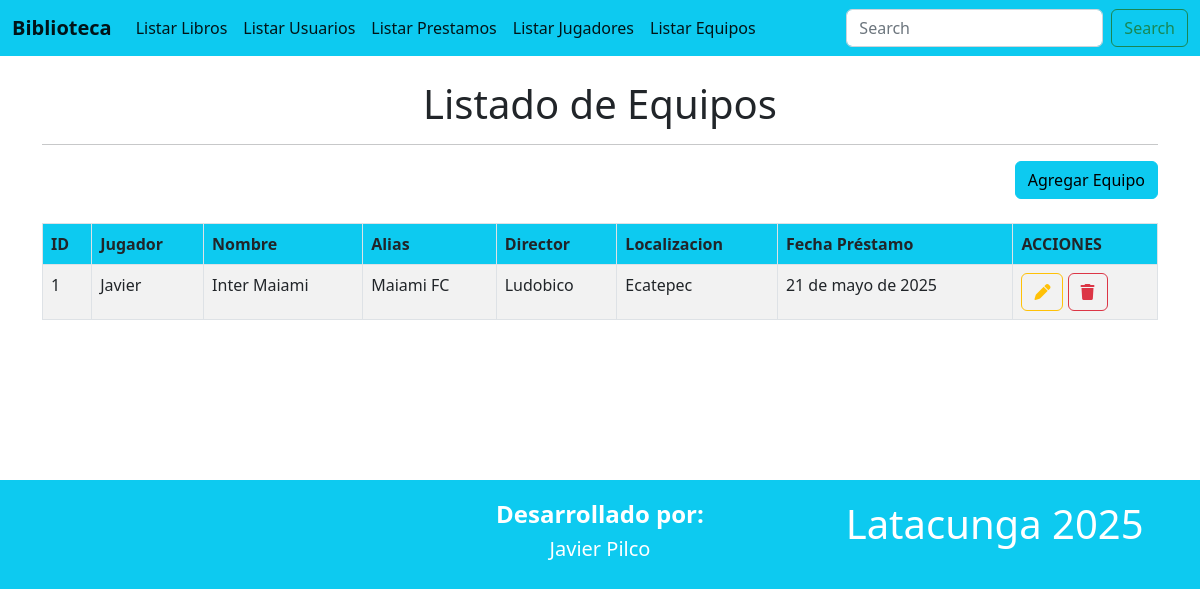
Screenshot of /equipos with the database file from the repository.
### Aplicaciones/Control/models.py (models this page shows, shortened)
class Equipo(models.Model):
    id = models.AutoField(primary_key=True)
    jugador = models.ForeignKey(Jugador, on_delete=models.CASCADE)
    nombre = models.CharField(max_length=20)
    alias = models.CharField(max_length=100)
    director = models.CharField(max_length=100)
    localizacion = models.CharField(max_length=100)
    fecha_registro = models.DateField()

class Jugador(models.Model):
    id = models.AutoField(primary_key=True)
    nombre = models.CharField(max_length=20)
    apellido = models.CharField(max_length=200)
    alias = models.CharField(max_length=100)
    numero = models.CharField(max_length=100)
    posicion = models.CharField(max_length=100)

### Aplicaciones/Control/views.py (the view)
# urls.py: path('equipos', views.equipos),
def equipos(request):
    listadoEquipos = Equipo.objects.all()
    return render(request, "equipos.html", {'equipos': listadoEquipos})

### Aplicaciones/Control/templates/equipos.html (shortened to what this page needs)
{% extends './plantilla.html' %}
{% block contenido %}
<br>
<h1 class="text-center">Listado de Equipos</h1>
<hr>
<div class="row">
    <div class="text-end">
        <a href="nuevoEquipo" class="btn btn-info text-right">
            Agregar Equipo
        </a>
    </div>
</div>
<br>
<table class="table table-bordered table-striped table-hover">
    <thead>
        <tr class="bg-info">
            <th>ID</th>
            <th>Jugador</th>
            <th>Nombre</th>
            <th>Alias</th>
            <th>Director</th>
            <th>Localizacion</th>
            <th>Fecha Préstamo</th>
            <th>ACCIONES</th>
        </tr>
    </thead>
    <tbody>
        {% for equipo in equipos %}
        <tr>
            <td>{{ equipo.id }}</td>
            <td>{{ equipo.jugador.nombre }}</td>
            <td>{{ equipo.nombre }}</td>
            <td>{{ equipo.alias }}</td>
            <td>{{ equipo.director }}</td>
            <td>{{ equipo.localizacion }}</td>
            <td>{{ equipo.fecha_registro }}</td>
            <td>
                <a href="/editarEquipo/{{ equipo.id }}" class="btn btn-outline-warning">
                    <i class="fa fa-pen"></i>
                </a>
                <a href="#" data-id="{{ equipo.id }}" class="btn btn-outline-danger btnEliminar">
                    <i class="fa fa-trash"></i>
                </a>
            </td>
        </tr>
        {% empty %}
        <tr>
            <td colspan="5" class="text-center">No hay equipos registrados.</td>
        </tr>
        {% endfor %}
    </tbody>
</table>
<br><br><br><br><br><br>
{% endblock %}

### rows the page displays
Equipo: id "1", jugador.nombre "Javier", nombre "Inter Maiami", alias "Maiami FC", director "Ludobico", localizacion "Ecatepec", fecha_registro "21 de mayo de 2025"
